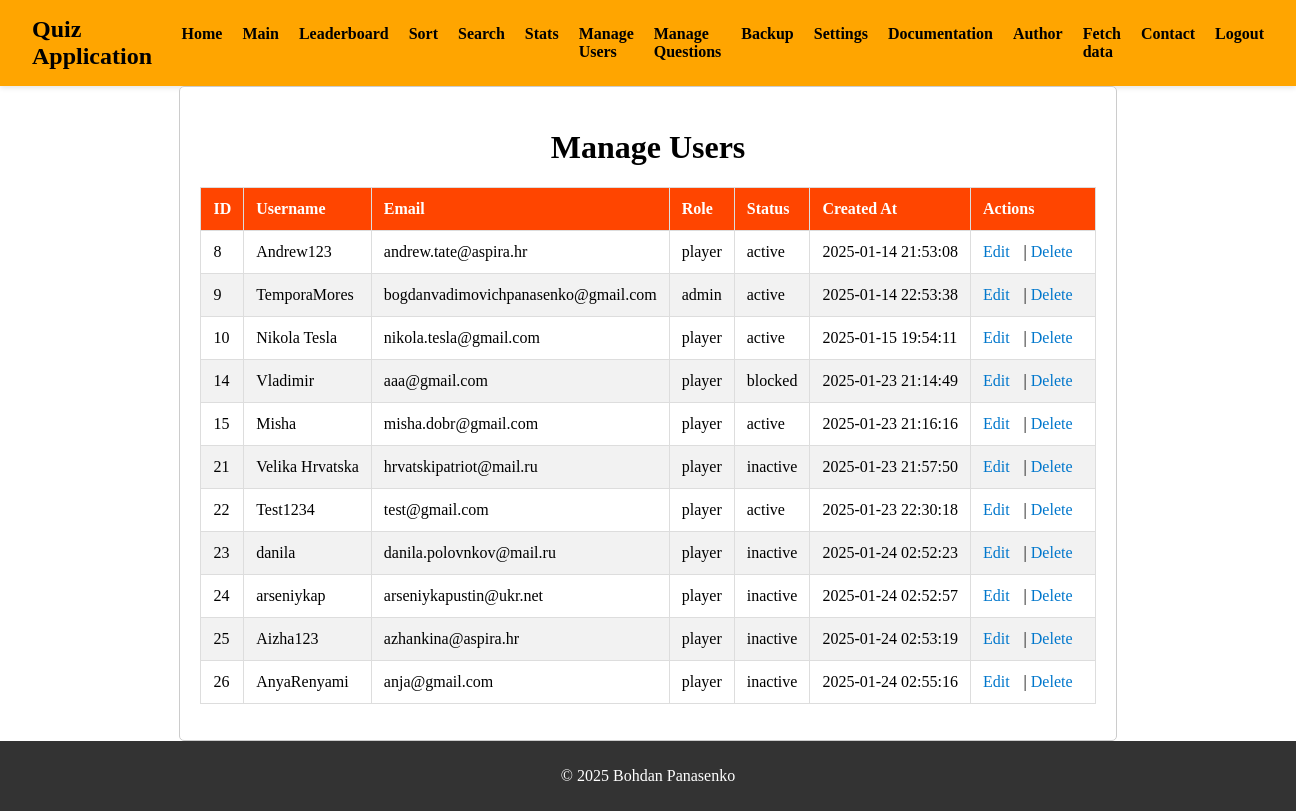
The page /admin/manage_users.php (signed in) on the database as committed earlier.
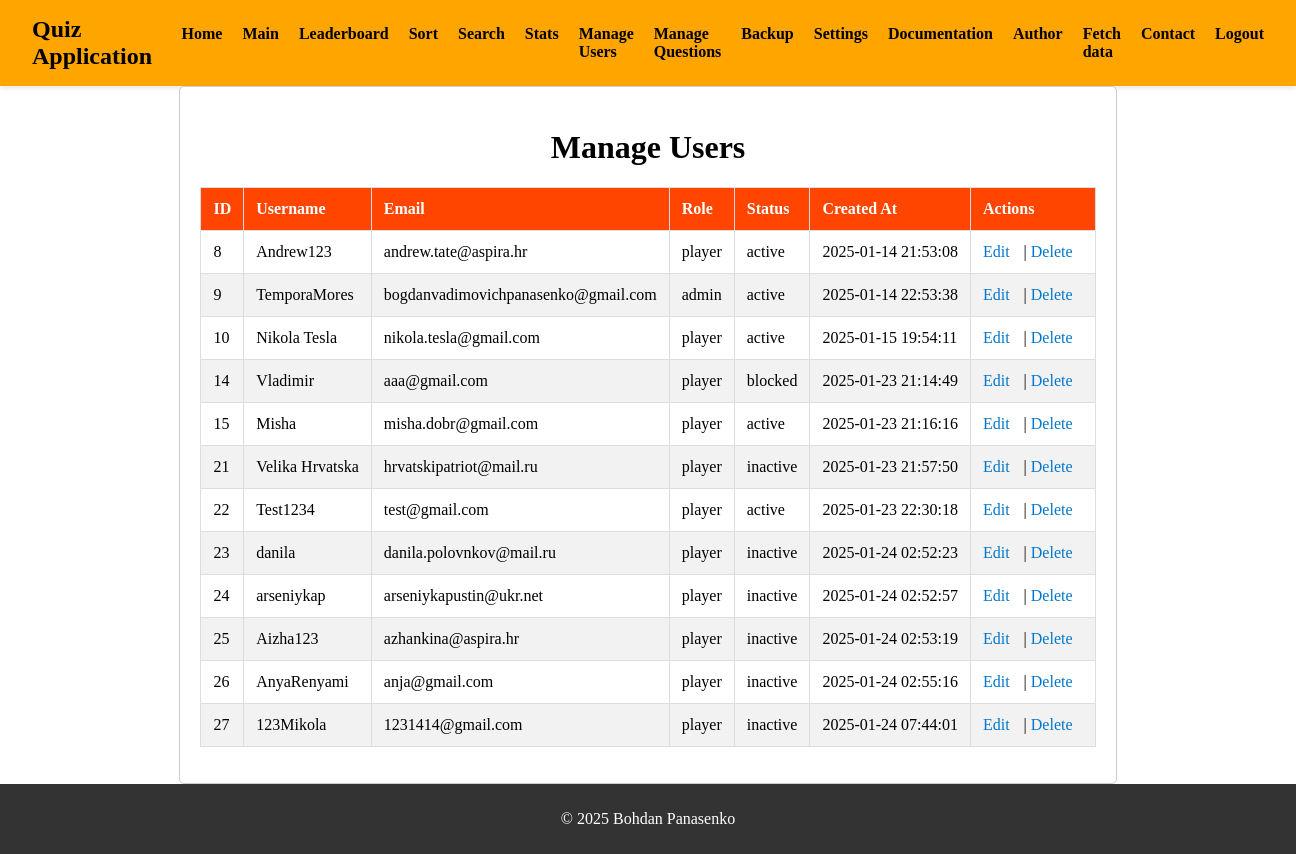
The same page on the database as committed later.
### tables this page shows
CREATE TABLE `users` (
  `id` int(11) NOT NULL AUTO_INCREMENT,
  `username` varchar(50) NOT NULL,
  `password` varchar(255) NOT NULL,
  `email` varchar(100) NOT NULL,
  `role` enum('admin','player') NOT NULL DEFAULT 'player',
  `status` enum('active','inactive','blocked') DEFAULT NULL,
  `created_at` timestamp NOT NULL DEFAULT current_timestamp(),
  `failed_login_attempts` int(11) DEFAULT 0,
  `last_failed_login` timestamp NULL DEFAULT NULL,
  PRIMARY KEY (`id`),
  FULLTEXT KEY `username` (`username`,`email`)
);

### admin/manage_users.php (the view, shortened to what this page needs)
<?php
include 'templates/header_admin.tpl.php';
?>
<?php
$sql = "SELECT id, username, email, role, status, created_at FROM users";
$result = $db->query($sql);
?>
    <main>
            <h1>Manage Users</h1>
            <table>
                <thead>
                    <tr>
                        <th>ID</th>
                        <th>Username</th>
                        <th>Email</th>
                        <th>Role</th>
                        <th>Status</th>
                        <th>Created At</th>
                        <th>Actions</th>
                    </tr>
                </thead>
                <tbody>
                    <?php if ($result->num_rows > 0): ?>
                        <?php while ($row = $result->fetch_assoc()): ?>
                            <tr>
                                <td><?php echo htmlspecialchars($row['id']); ?></td>
                                <td><?php echo htmlspecialchars($row['username']); ?></td>
                                <td><?php echo htmlspecialchars($row['email']); ?></td>
                                <td><?php echo htmlspecialchars($row['role']); ?></td>
                                <td><?php echo htmlspecialchars($row['status']); ?></td>
                                <td><?php echo htmlspecialchars($row['created_at']); ?></td>
                                <td>
                                    <a href="edit_user.php?id=<?php echo $row['id']; ?>">Edit</a> |
                                    <a href="delete_user.php?id=<?php echo $row['id']; ?>" onclick="return confirm('Are you sure you want to delete this user?')">Delete</a>
                                </td>
                            </tr>
                        <?php endwhile; ?>
                    <?php else: ?>
                        <tr>
                            <td colspan="7">No users found.</td>
                        </tr>
                    <?php endif; ?>
                </tbody>
            </table>
    </main>
    <?php
include 'templates/footer_admin.tpl.php';
?>
    <link rel="stylesheet" href="../assets/css/manage_users.css">

Rows that differ between the two databases and show on the page:
added users: id "27", username "123Mikola", email "1231414@gmail.com", role "player", status "inactive", created_at "2025-01-24 07:44:01"
